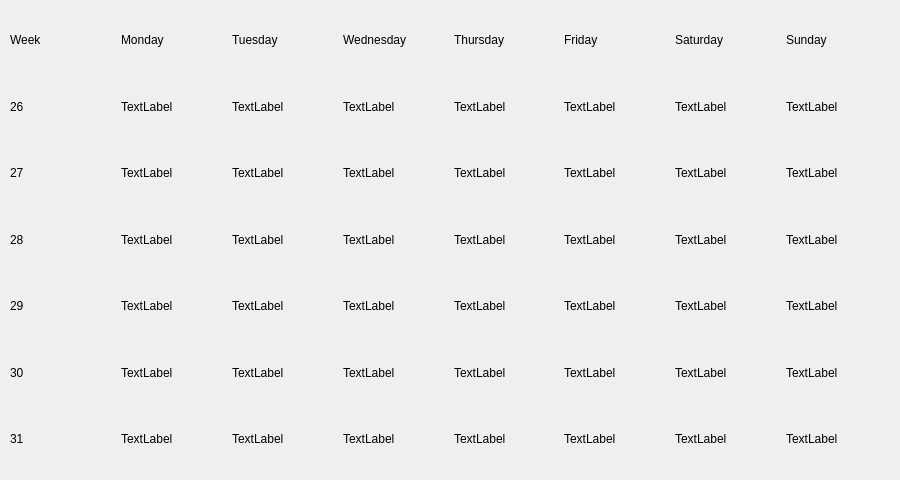
<?xml version="1.0" encoding="UTF-8"?>
<ui version="4.0">
 <class>Form</class>
 <widget class="QWidget" name="Form">
  <property name="geometry">
   <rect>
    <x>0</x>
    <y>0</y>
    <width>900</width>
    <height>480</height>
   </rect>
  </property>
  <property name="windowTitle">
   <string>Form</string>
  </property>
  <property name="toolTip">
   <string/>
  </property>
  <widget class="QWidget" name="layoutWidget">
   <property name="geometry">
    <rect>
     <x>10</x>
     <y>10</y>
     <width>881</width>
     <height>459</height>
    </rect>
   </property>
   <layout class="QGridLayout" name="calendarGridLayout" rowstretch="1,1,1,1,1,1,1" columnstretch="1,1,1,1,1,1,1,1">
    <item row="0" column="3">
     <widget class="QLabel" name="weekDay3">
      <property name="styleSheet">
       <string notr="true">font: 12pt &quot;MS Shell Dlg 2&quot;;</string>
      </property>
      <property name="text">
       <string>Wednesday</string>
      </property>
     </widget>
    </item>
    <item row="4" column="0">
     <widget class="QLabel" name="weekNumber4">
      <property name="styleSheet">
       <string notr="true">font: 10pt &quot;MS Shell Dlg 2&quot;;</string>
      </property>
      <property name="text">
       <string>29</string>
      </property>
     </widget>
    </item>
    <item row="0" column="0">
     <widget class="QLabel" name="weekNumber0">
      <property name="styleSheet">
       <string notr="true">font: 12pt &quot;MS Shell Dlg 2&quot;;</string>
      </property>
      <property name="text">
       <string>Week</string>
      </property>
     </widget>
    </item>
    <item row="0" column="2">
     <widget class="QLabel" name="weekDay2">
      <property name="styleSheet">
       <string notr="true">font: 12pt &quot;MS Shell Dlg 2&quot;;</string>
      </property>
      <property name="text">
       <string>Tuesday</string>
      </property>
     </widget>
    </item>
    <item row="0" column="6">
     <widget class="QLabel" name="weekDay6">
      <property name="styleSheet">
       <string notr="true">font: 12pt &quot;MS Shell Dlg 2&quot;;</string>
      </property>
      <property name="text">
       <string>Saturday</string>
      </property>
     </widget>
    </item>
    <item row="2" column="0">
     <widget class="QLabel" name="weekNumber2">
      <property name="styleSheet">
       <string notr="true">font: 10pt &quot;MS Shell Dlg 2&quot;;</string>
      </property>
      <property name="text">
       <string>27</string>
      </property>
     </widget>
    </item>
    <item row="1" column="0">
     <widget class="QLabel" name="weekNumber1">
      <property name="styleSheet">
       <string notr="true">font: 10pt &quot;MS Shell Dlg 2&quot;;</string>
      </property>
      <property name="text">
       <string>26</string>
      </property>
     </widget>
    </item>
    <item row="0" column="4">
     <widget class="QLabel" name="weekDay4">
      <property name="styleSheet">
       <string notr="true">font: 12pt &quot;MS Shell Dlg 2&quot;;</string>
      </property>
      <property name="text">
       <string>Thursday</string>
      </property>
     </widget>
    </item>
    <item row="3" column="0">
     <widget class="QLabel" name="weekNumber3">
      <property name="styleSheet">
       <string notr="true">font: 10pt &quot;MS Shell Dlg 2&quot;;</string>
      </property>
      <property name="text">
       <string>28</string>
      </property>
     </widget>
    </item>
    <item row="5" column="0">
     <widget class="QLabel" name="weekNumber5">
      <property name="styleSheet">
       <string notr="true">font: 10pt &quot;MS Shell Dlg 2&quot;;</string>
      </property>
      <property name="text">
       <string>30</string>
      </property>
     </widget>
    </item>
    <item row="0" column="7">
     <widget class="QLabel" name="weekDay7">
      <property name="styleSheet">
       <string notr="true">font: 12pt &quot;MS Shell Dlg 2&quot;;</string>
      </property>
      <property name="text">
       <string>Sunday</string>
      </property>
     </widget>
    </item>
    <item row="0" column="1">
     <widget class="QLabel" name="weekDay1">
      <property name="styleSheet">
       <string notr="true">font: 75 12pt &quot;MS Shell Dlg 2&quot;;</string>
      </property>
      <property name="text">
       <string>Monday</string>
      </property>
     </widget>
    </item>
    <item row="6" column="0">
     <widget class="QLabel" name="weekNumber6">
      <property name="styleSheet">
       <string notr="true">font: 10pt &quot;MS Shell Dlg 2&quot;;</string>
      </property>
      <property name="text">
       <string>31</string>
      </property>
     </widget>
    </item>
    <item row="1" column="1">
     <widget class="QLabel" name="day_1">
      <property name="minimumSize">
       <size>
        <width>0</width>
        <height>0</height>
       </size>
      </property>
      <property name="text">
       <string>TextLabel</string>
      </property>
     </widget>
    </item>
    <item row="1" column="2">
     <widget class="QLabel" name="day_2">
      <property name="text">
       <string>TextLabel</string>
      </property>
     </widget>
    </item>
    <item row="1" column="3">
     <widget class="QLabel" name="day_3">
      <property name="text">
       <string>TextLabel</string>
      </property>
     </widget>
    </item>
    <item row="1" column="4">
     <widget class="QLabel" name="day_4">
      <property name="text">
       <string>TextLabel</string>
      </property>
     </widget>
    </item>
    <item row="1" column="5">
     <widget class="QLabel" name="day_5">
      <property name="text">
       <string>TextLabel</string>
      </property>
     </widget>
    </item>
    <item row="1" column="6">
     <widget class="QLabel" name="day_6">
      <property name="text">
       <string>TextLabel</string>
      </property>
     </widget>
    </item>
    <item row="1" column="7">
     <widget class="QLabel" name="day_7">
      <property name="text">
       <string>TextLabel</string>
      </property>
     </widget>
    </item>
    <item row="2" column="1">
     <widget class="QLabel" name="day_8">
      <property name="minimumSize">
       <size>
        <width>0</width>
        <height>0</height>
       </size>
      </property>
      <property name="text">
       <string>TextLabel</string>
      </property>
     </widget>
    </item>
    <item row="2" column="2">
     <widget class="QLabel" name="day_9">
      <property name="text">
       <string>TextLabel</string>
      </property>
     </widget>
    </item>
    <item row="2" column="3">
     <widget class="QLabel" name="day_10">
      <property name="text">
       <string>TextLabel</string>
      </property>
     </widget>
    </item>
    <item row="2" column="4">
     <widget class="QLabel" name="day_11">
      <property name="text">
       <string>TextLabel</string>
      </property>
     </widget>
    </item>
    <item row="2" column="5">
     <widget class="QLabel" name="day_12">
      <property name="text">
       <string>TextLabel</string>
      </property>
     </widget>
    </item>
    <item row="2" column="6">
     <widget class="QLabel" name="day_13">
      <property name="text">
       <string>TextLabel</string>
      </property>
     </widget>
    </item>
    <item row="2" column="7">
     <widget class="QLabel" name="day_14">
      <property name="text">
       <string>TextLabel</string>
      </property>
     </widget>
    </item>
    <item row="3" column="1">
     <widget class="QLabel" name="day_15">
      <property name="minimumSize">
       <size>
        <width>0</width>
        <height>0</height>
       </size>
      </property>
      <property name="text">
       <string>TextLabel</string>
      </property>
     </widget>
    </item>
    <item row="3" column="2">
     <widget class="QLabel" name="day_16">
      <property name="text">
       <string>TextLabel</string>
      </property>
     </widget>
    </item>
    <item row="3" column="3">
     <widget class="QLabel" name="day_17">
      <property name="text">
       <string>TextLabel</string>
      </property>
     </widget>
    </item>
    <item row="3" column="4">
     <widget class="QLabel" name="day_18">
      <property name="text">
       <string>TextLabel</string>
      </property>
     </widget>
    </item>
    <item row="3" column="5">
     <widget class="QLabel" name="day_19">
      <property name="text">
       <string>TextLabel</string>
      </property>
     </widget>
    </item>
    <item row="3" column="6">
     <widget class="QLabel" name="day_20">
      <property name="text">
       <string>TextLabel</string>
      </property>
     </widget>
    </item>
    <item row="3" column="7">
     <widget class="QLabel" name="day_21">
      <property name="text">
       <string>TextLabel</string>
      </property>
     </widget>
    </item>
    <item row="4" column="1">
     <widget class="QLabel" name="day_22">
      <property name="minimumSize">
       <size>
        <width>0</width>
        <height>0</height>
       </size>
      </property>
      <property name="text">
       <string>TextLabel</string>
      </property>
     </widget>
    </item>
    <item row="4" column="2">
     <widget class="QLabel" name="day_23">
      <property name="text">
       <string>TextLabel</string>
      </property>
     </widget>
    </item>
    <item row="4" column="3">
     <widget class="QLabel" name="day_24">
      <property name="text">
       <string>TextLabel</string>
      </property>
     </widget>
    </item>
    <item row="4" column="4">
     <widget class="QLabel" name="day_25">
      <property name="text">
       <string>TextLabel</string>
      </property>
     </widget>
    </item>
    <item row="4" column="5">
     <widget class="QLabel" name="day_26">
      <property name="text">
       <string>TextLabel</string>
      </property>
     </widget>
    </item>
    <item row="4" column="6">
     <widget class="QLabel" name="day_27">
      <property name="text">
       <string>TextLabel</string>
      </property>
     </widget>
    </item>
    <item row="4" column="7">
     <widget class="QLabel" name="day_28">
      <property name="text">
       <string>TextLabel</string>
      </property>
     </widget>
    </item>
    <item row="5" column="1">
     <widget class="QLabel" name="day_29">
      <property name="minimumSize">
       <size>
        <width>0</width>
        <height>0</height>
       </size>
      </property>
      <property name="text">
       <string>TextLabel</string>
      </property>
     </widget>
    </item>
    <item row="5" column="2">
     <widget class="QLabel" name="day_30">
      <property name="text">
       <string>TextLabel</string>
      </property>
     </widget>
    </item>
    <item row="5" column="3">
     <widget class="QLabel" name="day_31">
      <property name="text">
       <string>TextLabel</string>
      </property>
     </widget>
    </item>
    <item row="5" column="4">
     <widget class="QLabel" name="day_32">
      <property name="text">
       <string>TextLabel</string>
      </property>
     </widget>
    </item>
    <item row="5" column="5">
     <widget class="QLabel" name="day_33">
      <property name="text">
       <string>TextLabel</string>
      </property>
     </widget>
    </item>
    <item row="5" column="6">
     <widget class="QLabel" name="day_34">
      <property name="text">
       <string>TextLabel</string>
      </property>
     </widget>
    </item>
    <item row="5" column="7">
     <widget class="QLabel" name="day_35">
      <property name="text">
       <string>TextLabel</string>
      </property>
     </widget>
    </item>
    <item row="6" column="1">
     <widget class="QLabel" name="day_36">
      <property name="minimumSize">
       <size>
        <width>0</width>
        <height>0</height>
       </size>
      </property>
      <property name="text">
       <string>TextLabel</string>
      </property>
     </widget>
    </item>
    <item row="6" column="2">
     <widget class="QLabel" name="day_37">
      <property name="text">
       <string>TextLabel</string>
      </property>
     </widget>
    </item>
    <item row="6" column="3">
     <widget class="QLabel" name="day_38">
      <property name="text">
       <string>TextLabel</string>
      </property>
     </widget>
    </item>
    <item row="6" column="4">
     <widget class="QLabel" name="day_39">
      <property name="text">
       <string>TextLabel</string>
      </property>
     </widget>
    </item>
    <item row="6" column="5">
     <widget class="QLabel" name="day_40">
      <property name="text">
       <string>TextLabel</string>
      </property>
     </widget>
    </item>
    <item row="6" column="6">
     <widget class="QLabel" name="day_41">
      <property name="text">
       <string>TextLabel</string>
      </property>
     </widget>
    </item>
    <item row="6" column="7">
     <widget class="QLabel" name="day_42">
      <property name="text">
       <string>TextLabel</string>
      </property>
     </widget>
    </item>
    <item row="0" column="5">
     <widget class="QLabel" name="weekDay5">
      <property name="styleSheet">
       <string notr="true">font: 12pt &quot;MS Shell Dlg 2&quot;;</string>
      </property>
      <property name="text">
       <string>Friday</string>
      </property>
     </widget>
    </item>
   </layout>
  </widget>
 </widget>
 <resources/>
 <connections/>
</ui>
